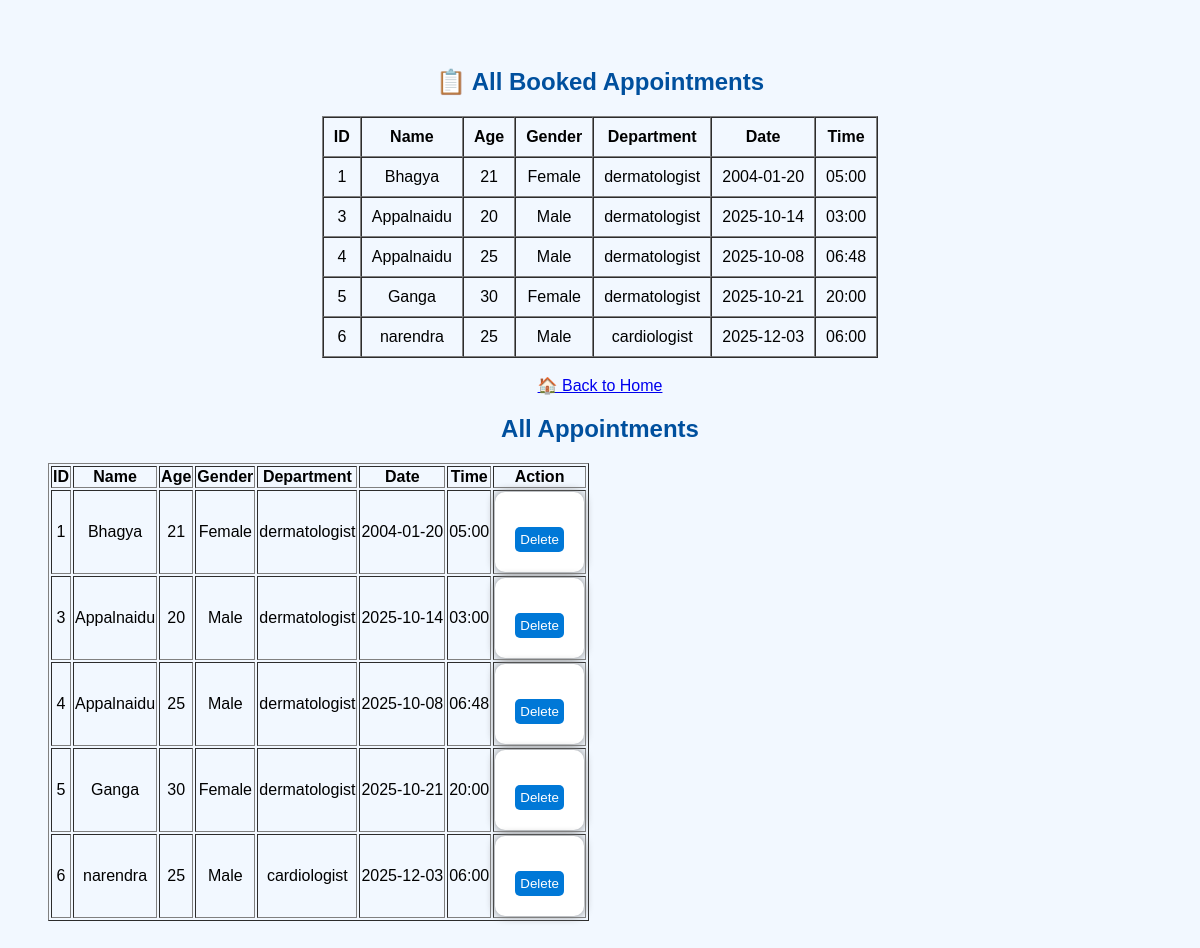
/admin (signed in), run on the app's committed database.
### tables this page shows
CREATE TABLE appointments (
            id INTEGER PRIMARY KEY AUTOINCREMENT,
            name TEXT NOT NULL,
            age INTEGER,
            gender TEXT,
            department TEXT,
            date TEXT,
            time TEXT
        );

### app.py (the view)
@app.route('/admin')
def admin():
    if not session.get('logged_in'):
        return redirect('/login')
    conn = sqlite3.connect('hospital.db')
    c = conn.cursor()
    c.execute("SELECT * FROM appointments")
    appointments = c.fetchall()
    conn.close()
    return render_template('admin.html', appointments=appointments)

### templates/admin.html (shortened to what this page needs)
<!DOCTYPE html>
<html>
<head>
    <link rel="stylesheet" href="{{ url_for('static', filename='style.css') }}">
</head>
<body>
    <h2>📋 All Booked Appointments</h2>
    <table border="1" cellpadding="10" cellspacing="0" align="center">
        <tr>
            <th>ID</th>
            <th>Name</th>
            <th>Age</th>
            <th>Gender</th>
            <th>Department</th>
            <th>Date</th>
            <th>Time</th>
        </tr>
        {% for appt in appointments %}
        <tr>
            <td>{{ appt[0] }}</td>
            <td>{{ appt[1] }}</td>
            <td>{{ appt[2] }}</td>
            <td>{{ appt[3] }}</td>
            <td>{{ appt[4] }}</td>
            <td>{{ appt[5] }}</td>
            <td>{{ appt[6] }}</td>
        </tr>
        {% endfor %}
    </table>
    <br>
    <a href="/">🏠 Back to Home</a>
    <h2>All Appointments</h2>
<table border="1">
    <tr>
        <th>ID</th><th>Name</th><th>Age</th><th>Gender</th><th>Department</th><th>Date</th><th>Time</th><th>Action</th>
    </tr>
    {% for a in appointments %}
    <tr>
        <td>{{ a[0] }}</td>
        <td>{{ a[1] }}</td>
        <td>{{ a[2] }}</td>
        <td>{{ a[3] }}</td>
        <td>{{ a[4] }}</td>
        <td>{{ a[5] }}</td>
        <td>{{ a[6] }}</td>
        <td>
            <form action="{{ url_for('delete_appointment', appointment_id=a[0]) }}" method="POST">
                <button type="submit" onclick="return confirm('Delete this appointment?');">Delete</button>
            </form>
        </td>
    </tr>
    {% endfor %}
</table>
</body>
</html>

### static/style.css (style rules this page uses)
body { font-family: Arial; text-align: center; background-color: #f2f8ff; padding: 40px; }
h1, h2 { color: #00509e; }
form { display: inline-block; text-align: left; background: white; padding: 20px; border-radius: 10px; box-shadow: 0 0 10px gray; }
input, select, button { margin-top: 5px; width: 100%; padding: 5px; }
button { background-color: #0078d7; color: white; border: none; border-radius: 5px; margin-top: 15px; cursor: pointer; }

### data on the page
appointments: id "1", name "Bhagya", age "21", gender "Female", department "dermatologist", date "2004-01-20", time "05:00"
appointments: id "3", name "Appalnaidu", age "20", gender "Male", department "dermatologist", date "2025-10-14", time "03:00"
appointments: id "4", name "Appalnaidu", age "25", gender "Male", department "dermatologist", date "2025-10-08", time "06:48"
appointments: id "5", name "Ganga", age "30", gender "Female", department "dermatologist", date "2025-10-21", time "20:00"
appointments: id "6", name "narendra", age "25", gender "Male", department "cardiologist", date "2025-12-03", time "06:00"
